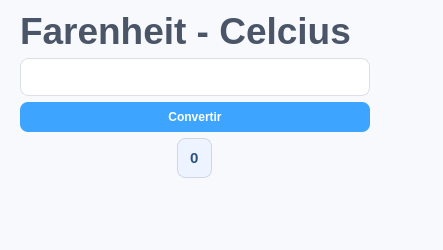
<?xml version="1.0" encoding="UTF-8"?>
<ui version="4.0">
 <class>Dialog</class>
 <widget class="QDialog" name="Dialog">
  <property name="geometry">
   <rect>
    <x>0</x>
    <y>0</y>
    <width>443</width>
    <height>250</height>
   </rect>
  </property>
  <property name="windowTitle">
   <string>Dialog</string>
  </property>
  <property name="styleSheet">
   <string notr="true">QDialog {
    background-color: #f7f9fc;
    font-family: &quot;Segoe UI&quot;;
    font-size: 10pt;
    color: #2d3436;
}

/* Labels de texto */
QLabel {
    color: #4a5568;
}

QLabel#titulon {
    color: #4a5568;
	font-size: 28pt;
	font-weight: bold;
}


/* Label del resultado */
QLabel#resultadoCelsius {
    background-color: #eef4ff;
    border: 1px solid #d0d7e2;
    border-radius: 8px;
    padding: 8px;
    font-size: 11pt;
    font-weight: bold;
    color: #2c5282;
}

/* Campo de entrada */
QLineEdit {
    background-color: white;
    border: 1px solid #dcdfe6;
    border-radius: 8px;
    padding: 8px;
    font-size: 11pt;
}

QLineEdit:focus {
    border: 2px solid #3da5ff;
}

/* Botón convertir */
QPushButton#btnConvertir {
    background-color: #3da5ff;
    color: white;
    border-radius: 8px;
    padding: 8px 16px;
    font-weight: 600;
}

QPushButton#btnConvertir:hover {
    background-color: #5ab3ff;
}

QPushButton#btnConvertir:pressed {
    background-color: #2c8ce0;
}

/* Botón cerrar */
QPushButton#btnCerrar {
    background-color: #e9ecef;
    color: #495057;
    border-radius: 8px;
    padding: 8px 16px;
}

QPushButton#btnCerrar:hover {
    background-color: #dee2e6;
}</string>
  </property>
  <widget class="QWidget" name="layoutWidget">
   <property name="geometry">
    <rect>
     <x>20</x>
     <y>10</y>
     <width>350</width>
     <height>168</height>
    </rect>
   </property>
   <layout class="QVBoxLayout" name="verticalLayout">
    <item>
     <widget class="QLabel" name="titulon">
      <property name="text">
       <string>Farenheit - Celcius</string>
      </property>
     </widget>
    </item>
    <item>
     <widget class="QLineEdit" name="inputFahrenheit"/>
    </item>
    <item>
     <widget class="QPushButton" name="btnConvertir">
      <property name="text">
       <string>Convertir</string>
      </property>
     </widget>
    </item>
    <item alignment="Qt::AlignHCenter">
     <widget class="QLabel" name="resultadoCelsius">
      <property name="text">
       <string>0</string>
      </property>
     </widget>
    </item>
   </layout>
  </widget>
 </widget>
 <resources/>
 <connections/>
</ui>
